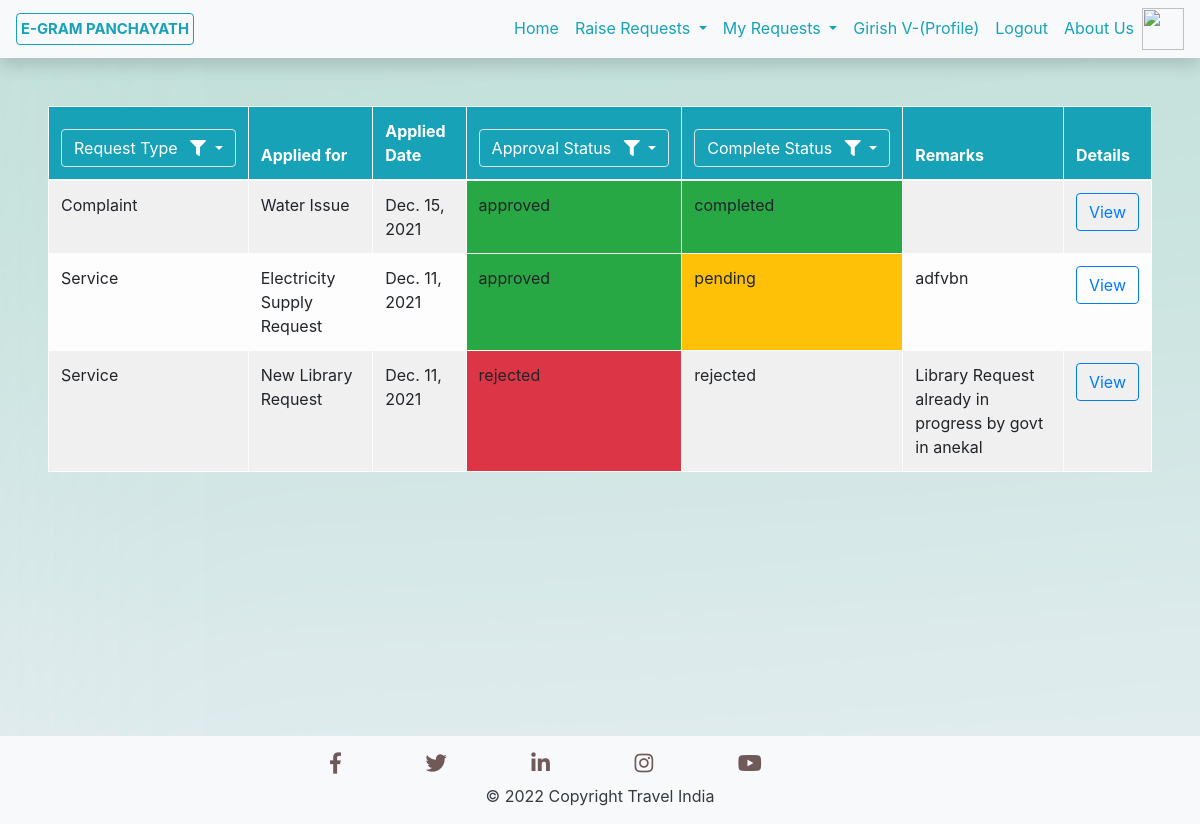
Screenshot of /My_Ser_Comp_Requests/ (signed in) with the database file from the repository.
### Services/models.py (models this page shows, shortened)
class Services(models.Model):
    Serv_Type = models.CharField(max_length=20)
    Serv_Name = models.CharField(max_length=50)
    Serv_Description = models.TextField()
    Serv_Applied_Date = models.DateTimeField(default=timezone.now)
    Serv_Applied_By = models.ForeignKey(User, on_delete=models.CASCADE)
    Serv_Req_Image = models.ImageField(default='default_image.png', upload_to='Serv_Comp_pics/')
    Serv_State = models.CharField(max_length=100, default=None)
    Serv_City = models.CharField(max_length=100, default=None)
    Serv_Location = models.CharField(default=None,max_length=300, null=True, blank=True)
    Serv_Approval_Status = models.CharField(max_length=20)
    Serv_Remarks = models.TextField(default=None,null=True, blank=True)
    Serv_Estimated_Completion_Date = models.DateField(default=None, null=True, blank=True)
    Serv_Completion_Status = models.CharField(max_length=20,null=True, blank=True)
    Serv_Comp_Image = models.ImageField(default='default_image.png', upload_to='Serv_Comp_pics/', blank=True)
    Serv_Doc_Name = models.CharField(max_length=100, null=True)
    Serv_Doc_Proof = models.FileField(upload_to='Files/')

### Services/views.py (the view)
# urls.py: path('My_Ser_Comp_Requests/', My_Ser_Comp_Requests.as_view(), name='MySerCompRequests'),
class My_Ser_Comp_Requests(ListView):
    model = Services
    template_name = "Services/MyServCompRequests.html"
    context_object_name = 'requests'
    paginate_by = 5
    def get_queryset(self):
        req = Services.objects.filter(Serv_Applied_By=self.request.user).order_by('-Serv_Applied_Date')
        def ExecQuery(req, Serv):
            key = list(Serv.keys())[0]
            if key=='Serv_Type':
                req = req.filter(Serv_Type=Serv[key]).order_by('-Serv_Applied_Date')
            if key=='Serv_Approval_Status':
                req = req.filter(Serv_Approval_Status=Serv[key]).order_by('-Serv_Applied_Date')
            if key=='Serv_Completion_Status':
                req = req.filter(Serv_Completion_Status=Serv[key]).order_by('-Serv_Applied_Date')
            return req
        if self.request.GET.get('idServType'):
            req = ExecQuery(req, {'Serv_Type':self.request.GET.get('idServType')})
        if self.request.GET.get('idAppStatus'):
            req = ExecQuery(req, {'Serv_Approval_Status':self.request.GET.get('idAppStatus')})
        if self.request.GET.get('idCompStatus'):
            req = ExecQuery(req, {'Serv_Completion_Status':self.request.GET.get('idCompStatus')})
        return req

### Services/templates/Services/MyServCompRequests.html (shortened to what this page needs)
{% extends 'Services/Base.html' %}
{% block content %}
<div class="p-5">
    <form method="get" action="#">
    <table class="rounded table table-hover table-bordered table-striped table-light">
        <thead class="bg-info text-white">
            <tr>
                <th scope="col">
                    <div class="dropdown">
                        <button class="btn btn-info border dropdown-toggle" data-toggle="dropdown">
                          Request Type <i class="fas fa-filter ml-2"></i>
                        </button>
                      </div>
                </th>
                <th scope="col">Applied for</th>
                <th scope="col">Applied Date</th>
                <th scope="col">
                    <div class="dropdown">
                        <button class="btn btn-info border dropdown-toggle" type="button" id="dropdownMenuButton" data-toggle="dropdown" aria-haspopup="true" aria-expanded="false">
                          Approval Status <i class="fas fa-filter ml-2"></i>
                        </button>
                      </div>
                </th>
                <th scope="col">
                    <div class="dropdown">
                        <button class="btn btn-info border dropdown-toggle" type="button" id="dropdownMenuButton" data-toggle="dropdown" aria-haspopup="true" aria-expanded="false">
                          Complete Status <i class="fas fa-filter ml-2"></i>
                        </button>
                      </div>
                </th>
                <th scope="col">Remarks</th>
                <th scope="col">Details</th>
            </tr>
        </thead>
        <tbody>
        {% for request in requests %}
        <tr>
            <td scope="row"> {{ request.Serv_Type }} </td>
            <td>{{ request.Serv_Name }}</td>
            <td>{{ request.Serv_Applied_Date.date }}</td>
            {% if request.Serv_Approval_Status == 'pending' %}
                <td class="bg-warning">{{ request.Serv_Approval_Status }}</td>
            {% elif request.Serv_Approval_Status == 'approved' %}
                <td class="bg-success">{{ request.Serv_Approval_Status }}</td>
            {% elif request.Serv_Approval_Status == 'rejected' %}
                <td class="bg-danger">{{ request.Serv_Approval_Status }}</td>
            {% endif %}
            {% if request.Serv_Completion_Status == 'pending' %}
                <td class="bg-warning">{{ request.Serv_Completion_Status }}</td>
            {% elif request.Serv_Completion_Status == 'completed' %}
                <td class="bg-success">{{ request.Serv_Completion_Status }}</td>
            {% else %}
                <td class="">{{ request.Serv_Completion_Status }}</td>
            {% endif %}
            <td>{{ request.Serv_Remarks }}</td>
            <td>
                <a class="btn btn-outline-primary" href="{% url 'service-detail' request.id %}">View</a>
            </td>
          </tr>
        {% empty %}
        <tr>
            <td align="center" colspan="7" >No Entries</td>
        </tr>
        {% endfor %}
        </tbody>
        </table>
    </form>
</div>
{% endblock content %}

### Services/templates/Services/Base.html (shortened to what this page needs)
<!DOCTYPE html>
<html>
<head>
  <link rel="stylesheet" href="https://maxcdn.bootstrapcdn.com/bootstrap/4.4.1/css/bootstrap.min.css">
  <link rel="stylesheet" href="https://use.fontawesome.com/releases/v5.7.0/css/all.css">
</head>
{% load static %}
</head>
<body onload="loadfunction()" background="/media/Background_New.jpg">
	<nav class="navbar navbar-expand-lg navbar-light bg-light shadow ">
        <a class="active navhead p-1 navbar-brand rounded text-info" href="{% url 'Home' %}">E-GRAM PANCHAYATH</a>
        <div id="navbarNavDropdown" class="navbar-collapse collapse" >
            <ul class="navbar-nav">
              <li class="nav-item">
                      <a class="navhead bg-light rounded nav-link text-info" href="{% url 'Home' %}">Home</a>
                  </li>
                  {% if user.is_authenticated %}
                    {% if user.profile.Department != 'public' %}
                      <li class="nav-item dropdown">
                        <a class="navhead bg-light rounded nav-link text-info dropdown-toggle" href="#" id="navbarDropdownMenuLink" data-toggle="dropdown" aria-haspopup="true" aria-expanded="false">
                          Requests
                        </a>
                        <ul class="dropdown-menu">
                            <a class="navhead bg-light nav-link text-info" href="{% url 'ReqReceived' %}">Service/Complaint Requests</a>
                            <a class="navhead bg-light nav-link text-info" href="{% url 'CertReqReceived' %}">Certificate Requests</a>
                        </ul>
                      </li>
                      <li class="nav-item">
                      <a class="navhead bg-light rounded nav-link text-info" href="{% url 'profile' %}">{{ user.first_name }} {{ user.last_name }}-(Profile)</a>
                    </li>
                    {% elif user.profile.Department == 'public' %}
                      <li class="nav-item dropdown">
                        <a class="navhead bg-light rounded nav-link text-info dropdown-toggle" href="#" id="navbarDropdownMenuLink" data-toggle="dropdown" aria-haspopup="true" aria-expanded="false">
                          Raise Requests
                        </a>
                      </li>
                      <li class="nav-item dropdown">
                          <a class="navhead bg-light rounded nav-link text-info dropdown-toggle" href="#" id="navbarDropdownMenuLink" data-toggle="dropdown" aria-haspopup="true" aria-expanded="false">
                            My Requests
                          </a>
                    </li>
                      <li class="nav-item">
                        <a class="navhead bg-light rounded nav-link text-info" href="{% url 'profile' %}">{{ user.first_name }} {{ user.last_name }}-(Profile)</a>
                      </li>
                    {% endif %}
                    <a class="navhead bg-light rounded nav-link text-info" href="{% url 'Logout' %}">Logout</a>
                  {% endif %}
                  <li class="nav-item">
                      <a class="navhead bg-light rounded nav-link text-info" href="{% url 'AboutUs' %}">About Us</a>
                  </li>
                  <li class="nav-item">
                      <a  href="{% url 'admin:index' %}" target="_blank">
                       <img src="/media/adminimg.png" style="width:42px;height:42px;border:0;">
                      </a>
                  </li>
    			</ul>
    	</div>
	</nav>
          {% block content %}
          {% endblock %}
</body>
<footer class="page-footer bg-light py-2 font-small cyan darken-3 text-white" style="margin-top: 200px;">
  <div class="container">
    <div class="row">
        <div class="mt-2" style="align-content: center; margin-left: 260px;">
          <a class="footer_icons" target="_blank" href ="https://www.facebook.com/Meta/"><i class="fab fa-facebook-f fa-lg"></i></a>
          <a class="footer_icons" target="_blank" href ="https://mobile.twitter.com/explore"><i class="fab fa-twitter fa-lg "></i></a>
          <a class="footer_icons" target="_blank" href ="https://in.linkedin.com/"><i class="fab fa-linkedin-in fa-lg "></i></a>
          <a class="footer_icons" target="_blank" href ="https://www.instagram.com/instagram/?hl=en"><i class="fab fa-instagram fa-lg "></i></a>
          <a class="footer_icons" target="_blank" href ="https://www.youtube.com/" ><i class="fab fa-youtube fa-lg white-text "> </i></a>
        </div>
    </div>
  </div>
  <div class="footer-copyright text-dark text-center py-2" style="width: 100%;">
    © 2022 Copyright Travel India
  </div>
</footer>
</html>

### Services/templates/Services/Base.html (style rules this page uses)
.footer_icons { margin: 40px; text-decoration: none; color: rgb(112, 89, 89); }
.active,.navhead:hover { border:1px solid #17a2b8; font-weight:bold; font-size: 14.8px; }

### rows the page displays
Services: Serv_Type "Complaint", Serv_Name "Water Issue", Serv_Applied_Date "Dec. 15, 2021", Serv_Approval_Status "approved", Serv_Completion_Status "completed"
Services: Serv_Type "Service", Serv_Name "Electricity Supply Request", Serv_Applied_Date "Dec. 11, 2021", Serv_Approval_Status "approved", Serv_Completion_Status "pending", Serv_Remarks "adfvbn"
Services: Serv_Type "Service", Serv_Name "New Library Request", Serv_Applied_Date "Dec. 11, 2021", Serv_Approval_Status "rejected", Serv_Completion_Status "rejected", Serv_Remarks "Library Request already in progress by govt in anekal"

### other values shown
{{ user.first_name }} "Girish"
{{ user.last_name }} "V"
